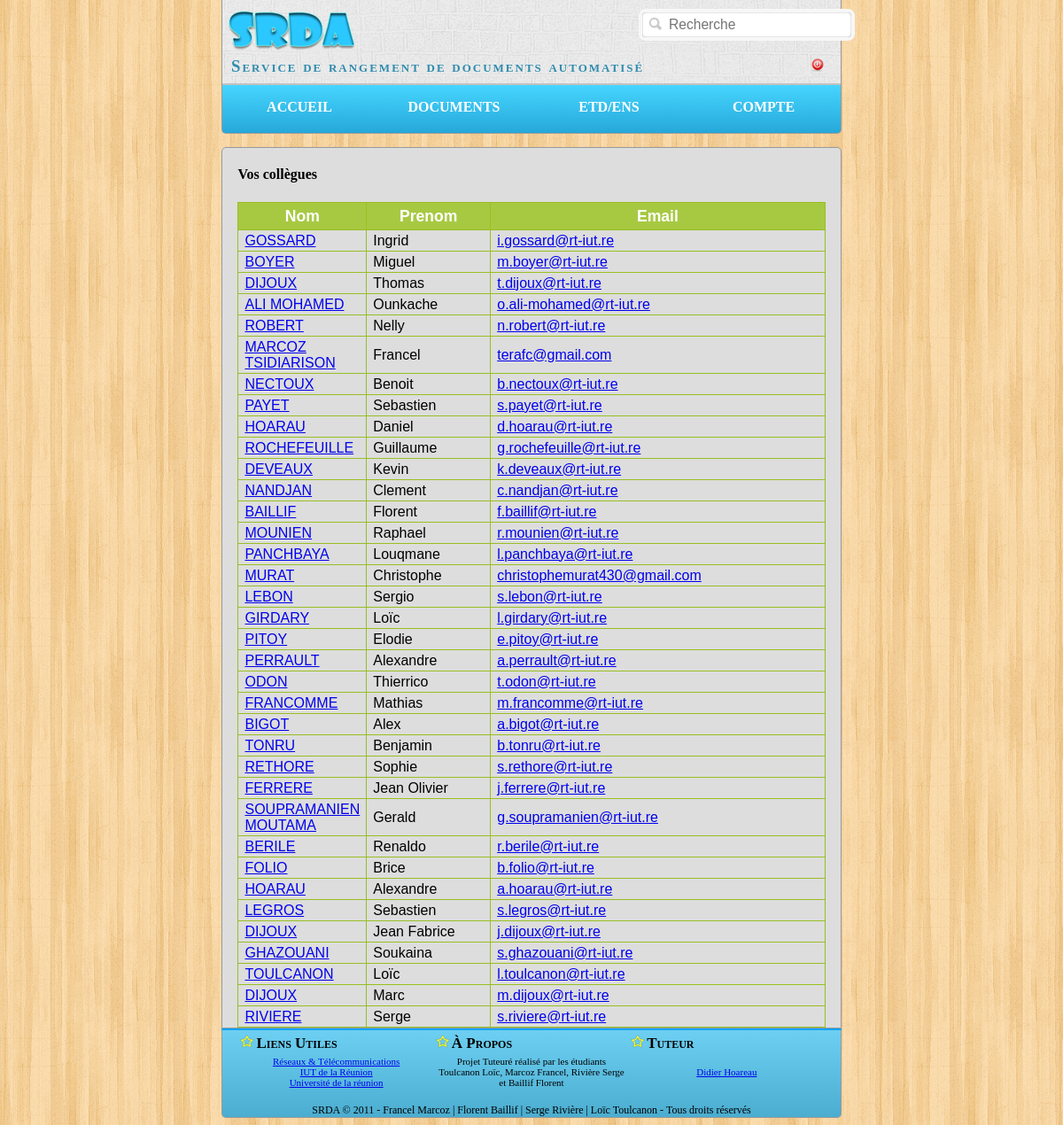
Page /index.php?page=trombi&action=RT2 (signed in) on the committed database.
### tables this page shows
CREATE TABLE `etudiant` (
  `num_etd` int(8) NOT NULL,
  `nom_etd` varchar(30) NOT NULL,
  `prenom_etd` varchar(30) NOT NULL,
  `email_etd` varchar(320) NOT NULL,
  `promo` varchar(10) NOT NULL,
  `pass` varchar(32) NOT NULL,
  `td` varchar(3) NOT NULL,
  `tp` varchar(3) NOT NULL,
  PRIMARY KEY (`num_etd`)
);

### application/view/trombi.php (the view)
<?php if(!empty($liste)){ ?>
	<div class="tableDiv articles">
		<h4>Vos collègues</h4>
		<table class="tableExemple">
			<th width=125>Nom</th>
			<th width=125>Prenom</th>
			<th>Email</th>
			<?php foreach($liste as $valeur) { ?>
				<tr>
					<td>
						<?php
						if(!empty($valeur['promo'])){
							$path = 'application/img/trombi/' . $valeur['promo'] . '/' . $valeur['id'] . '.png';
							echo getTrombi($path,$valeur['nom']);
						}
						else{
							echo $valeur['nom'];
						}
						  ?>
					</td>
					<td><?php echo $valeur['prenom']?></td>
					<td><?php echo "<a href=mailto:" . $valeur['email'] . ">" . $valeur['email'] . "</a>";?></td>
				</tr>
			<?php }?>
		</table>
	</div>
<?php }else{?>
	<div><i>Filière inexistante...</i></div>
<?php }?>

### application/model/trombiModel.php (shortened to what this page needs)
<?php
function getListe($promo) {
	$bdd = connexionBase();
	$promo = strtoupper($promo);
	$listePromo = array('RT1', 'RT2', 'LP RT');
	$result = array();
	$i = 0;
	if ($promo == "ENSEIGNANT") {
		$requete = "select nom_ens, prenom_ens,email_ens from enseignant ";
		$res = $bdd -> prepare($requete);
		$res -> execute();
		foreach ($res as $valeur) {
			$result[$i]['nom'] = $valeur['nom_ens'];
			$result[$i]['prenom'] = $valeur['prenom_ens'];
			$result[$i]['email'] = $valeur['email_ens'];
			$i++;
		}
	}
	elseif (in_array($promo, $listePromo)) {
		$bdd = connexionBase();
		$requete = "select nom_etd, prenom_etd,email_etd,num_etd,promo from etudiant where promo=:promo";
		$res = $bdd -> prepare($requete);
		$res -> bindParam(':promo', $promo);
		$res -> execute();
		foreach ($res as $valeur) {
			$result[$i]['nom'] = $valeur['nom_etd'];
			$result[$i]['prenom'] = $valeur['prenom_etd'];
			$result[$i]['email'] = $valeur['email_etd'];
			$result[$i]['id'] = $valeur['num_etd'];
			$result[$i]['promo'] = $valeur['promo'];
			$i++;
		}
	}
	return $result;
}
function getTrombi($path, $nom) {
	if (is_file($path)) {
		$url = '<a href="javascript:void(0);"
				onMouseOver="return overlib(\'\',
				WIDTH, 84, HEIGHT, 113,LEFT,OFFSETX,30,OFFSETY,-50,BORDER,\'2\',
				BGCOLOR,\'#2F8CAE\',
				FGBACKGROUND,\'' . $path . '\');"
				onMouseOut="return nd();">' . $nom . '</a>';
		return $url;
	}
	else {
		$path = 'application/img/trombi/profil.png';
		$url = '<a href="javascript:void(0);"
				onMouseOver="return overlib(\'\',
				WIDTH, 84, HEIGHT, 113,LEFT,OFFSETX,30,OFFSETY,-50,BORDER,\'2\',
				BGCOLOR,\'#2F8CAE\',
				FGBACKGROUND,\'' . $path . '\');"
				onMouseOut="return nd();">' . $nom . '</a>';
		return $url;
	}
}
?>

### application/css/style.css (style rules this page uses)
html,body { margin-top:0; font-family: "Trebuchet MS", Times, serif; background: url(../img/pattern.png) fixed; }
.articles { border-style: solid; border-width: 0px; }
.tableDiv { margin-left:auto; margin-right:auto; margin-top: 10px; width:95%; }
.tableExemple { font-family:"Trebuchet MS", Arial, Helvetica, sans-serif; width:100%; border-collapse:collapse; font-weight:normal; }
.tableExemple td, .tableExemple th { font-size:1em; border:1px solid #98bf21; padding:3px 7px 2px 7px; }
.tableExemple th { font-size:1.1em; text-align:center; padding-top:5px; padding-bottom:4px; background-color:#A7C942; color:#ffffff; }

### rows in the picture
etudiant: nom_etd "GOSSARD", prenom_etd "Ingrid", email_etd "i.gossard@rt-iut.re"
etudiant: nom_etd "BOYER", prenom_etd "Miguel", email_etd "m.boyer@rt-iut.re"
etudiant: nom_etd "DIJOUX", prenom_etd "Thomas", email_etd "t.dijoux@rt-iut.re"
etudiant: nom_etd "ALI MOHAMED", prenom_etd "Ounkache", email_etd "o.ali-mohamed@rt-iut.re"
etudiant: nom_etd "ROBERT", prenom_etd "Nelly", email_etd "n.robert@rt-iut.re"
etudiant: nom_etd "MARCOZ TSIDIARISON", prenom_etd "Francel", email_etd "terafc@gmail.com"
etudiant: nom_etd "NECTOUX", prenom_etd "Benoit", email_etd "b.nectoux@rt-iut.re"
etudiant: nom_etd "PAYET", prenom_etd "Sebastien", email_etd "s.payet@rt-iut.re"
etudiant: nom_etd "HOARAU", prenom_etd "Daniel", email_etd "d.hoarau@rt-iut.re"
etudiant: nom_etd "ROCHEFEUILLE", prenom_etd "Guillaume", email_etd "g.rochefeuille@rt-iut.re"
etudiant: nom_etd "DEVEAUX", prenom_etd "Kevin", email_etd "k.deveaux@rt-iut.re"
etudiant: nom_etd "NANDJAN", prenom_etd "Clement", email_etd "c.nandjan@rt-iut.re"
etudiant: nom_etd "BAILLIF", prenom_etd "Florent", email_etd "f.baillif@rt-iut.re"
etudiant: nom_etd "MOUNIEN", prenom_etd "Raphael", email_etd "r.mounien@rt-iut.re"
etudiant: nom_etd "PANCHBAYA", prenom_etd "Louqmane", email_etd "l.panchbaya@rt-iut.re"
etudiant: nom_etd "MURAT", prenom_etd "Christophe", email_etd "christophemurat430@gmail.com"
etudiant: nom_etd "LEBON", prenom_etd "Sergio", email_etd "s.lebon@rt-iut.re"
etudiant: nom_etd "GIRDARY", prenom_etd "Loïc", email_etd "l.girdary@rt-iut.re"
etudiant: nom_etd "PITOY", prenom_etd "Elodie", email_etd "e.pitoy@rt-iut.re"
etudiant: nom_etd "PERRAULT", prenom_etd "Alexandre", email_etd "a.perrault@rt-iut.re"
etudiant: nom_etd "ODON", prenom_etd "Thierrico", email_etd "t.odon@rt-iut.re"
etudiant: nom_etd "FRANCOMME", prenom_etd "Mathias", email_etd "m.francomme@rt-iut.re"
etudiant: nom_etd "BIGOT", prenom_etd "Alex", email_etd "a.bigot@rt-iut.re"
etudiant: nom_etd "TONRU", prenom_etd "Benjamin", email_etd "b.tonru@rt-iut.re"
etudiant: nom_etd "RETHORE", prenom_etd "Sophie", email_etd "s.rethore@rt-iut.re"
etudiant: nom_etd "FERRERE", prenom_etd "Jean Olivier", email_etd "j.ferrere@rt-iut.re"
etudiant: nom_etd "SOUPRAMANIEN MOUTAMA", prenom_etd "Gerald", email_etd "g.soupramanien@rt-iut.re"
etudiant: nom_etd "BERILE", prenom_etd "Renaldo", email_etd "r.berile@rt-iut.re"
etudiant: nom_etd "FOLIO", prenom_etd "Brice", email_etd "b.folio@rt-iut.re"
etudiant: nom_etd "HOARAU", prenom_etd "Alexandre", email_etd "a.hoarau@rt-iut.re"
etudiant: nom_etd "LEGROS", prenom_etd "Sebastien", email_etd "s.legros@rt-iut.re"
etudiant: nom_etd "DIJOUX", prenom_etd "Jean Fabrice", email_etd "j.dijoux@rt-iut.re"
etudiant: nom_etd "GHAZOUANI", prenom_etd "Soukaina", email_etd "s.ghazouani@rt-iut.re"
etudiant: nom_etd "TOULCANON", prenom_etd "Loïc", email_etd "l.toulcanon@rt-iut.re"
etudiant: nom_etd "DIJOUX", prenom_etd "Marc", email_etd "m.dijoux@rt-iut.re"
etudiant: nom_etd "RIVIERE", prenom_etd "Serge", email_etd "s.riviere@rt-iut.re"
